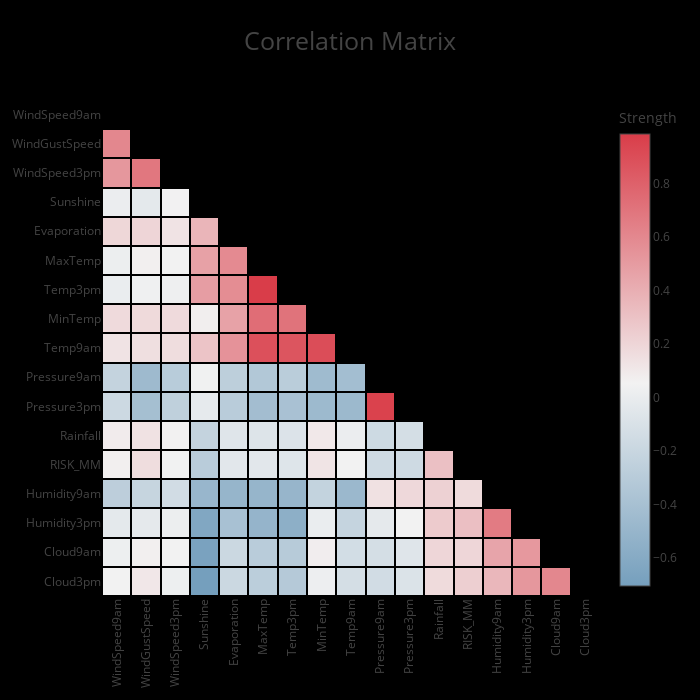

Notebook code cell kept with this figure:
### Markdown cell above
## Enable clustering

### Code cell
correlation_matrix(df, cluster=True)

### Figure 1 — Plotly figure (JSON) as saved in the notebook; plotly's stock layout.template omitted (floating-point values rounded to 4 significant figures; data arrays with more than 128 entries replaced by an {"elided": "..."} marker saying what was removed)
{"data": [{"colorbar": {"title": {"text": "Strength"}}, "colorscale": [[0, "rgb(117.35616479986322, 158.90410986657548, 189.1848155931624)"], [0.4485, "rgb(242, 242, 242)"], [1, "rgb(217.3859497570792, 60.84059021210298, 72.65533432870495)"]], "connectgaps": false, "type": "heatmap", "uid": "000696f2-23f1-4503-8659-a78defea616e", "x": ["WindSpeed9am", "WindGustSpeed", "WindSpeed3pm", "Sunshine", "Evaporation", "MaxTemp", "Temp3pm", "MinTemp", "Temp9am", "Pressure9am", "Pressure3pm", "Rainfall", "RISK_MM", "Humidity9am", "Humidity3pm", "Cloud9am", "Cloud3pm"], "xgap": 2, "y": ["Cloud3pm", "Cloud9am", "Humidity3pm", "Humidity9am", "RISK_MM", "Rainfall", "Pressure3pm", "Pressure9am", "Temp9am", "MinTemp", "Temp3pm", "MaxTemp", "Evaporation", "Sunshine", "WindSpeed3pm", "WindGustSpeed", "WindSpeed9am"], "ygap": 2, "z": {"elided": "17x17 float values"}}], "layout": {"autosize": false, "height": 700, "paper_bgcolor": "rgb(0,0,0,0)", "plot_bgcolor": "rgb(0,0,0,0)", "title": {"font": {"size": 25}, "text": "Correlation Matrix"}, "width": 700, "xaxis": {"automargin": true, "autorange": true, "range": [-0.5, 16.5], "showgrid": false, "tickangle": -90, "ticks": "", "type": "category"}, "yaxis": {"automargin": true, "autorange": true, "range": [-0.5, 16.5], "showgrid": false, "ticks": "", "type": "category"}}}
